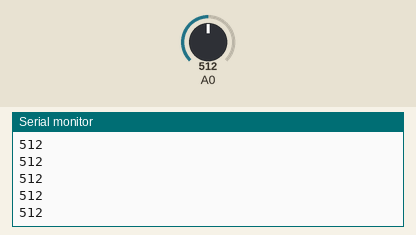
Simulated run of this sketch. Board: Arduino Uno, built with avr-gcc and run on an emulated ATmega328P. Parts: the last lines printed to the serial monitor. The inputs (shaded band) are chosen by the test bench; at power-on: A0 = 512.

Above: at 1.2 s.
1.3 s: A0 set to 553
At 1.31 s:
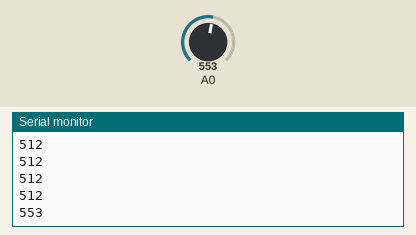
2.8 s: A0 set to 533
At 2.81 s:
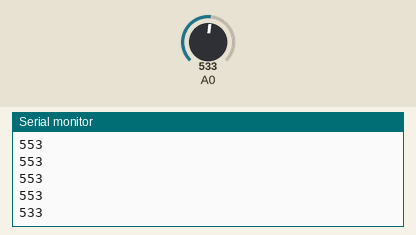
Timing chart, 0 to 5.8 s (numbered marks = the images above; inputs shaded):
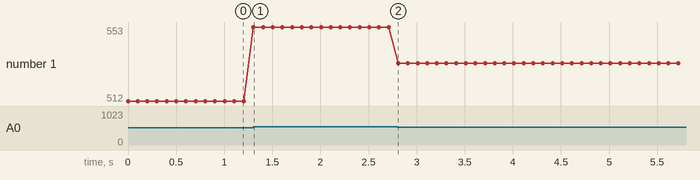

The sketch:

Sound_Sensor.ino
```cpp
int volume;
int led=9;
int threshold = 543;
int pin = 7;
void setup() {
  Serial.begin(9600);
  pinMode(pin, INPUT);
}

void loop() {
  volume = analogRead(A0);
  Serial.println(volume,DEC);
  delay(100);
  if(volume > threshold){
    digitalWrite(led, HIGH);
  } else {
    digitalWrite(led, LOW);
  }
}
```

Measured:
- after the input at 1.3 s, the serial monitor: prints a new line at once (image 1)
- after the input at 2.8 s, the serial monitor: prints a new line at once (image 2)
- plotted number 1: 512 → 553 after the input at 1.3 s, 553 → 533 after the input at 2.8 s
